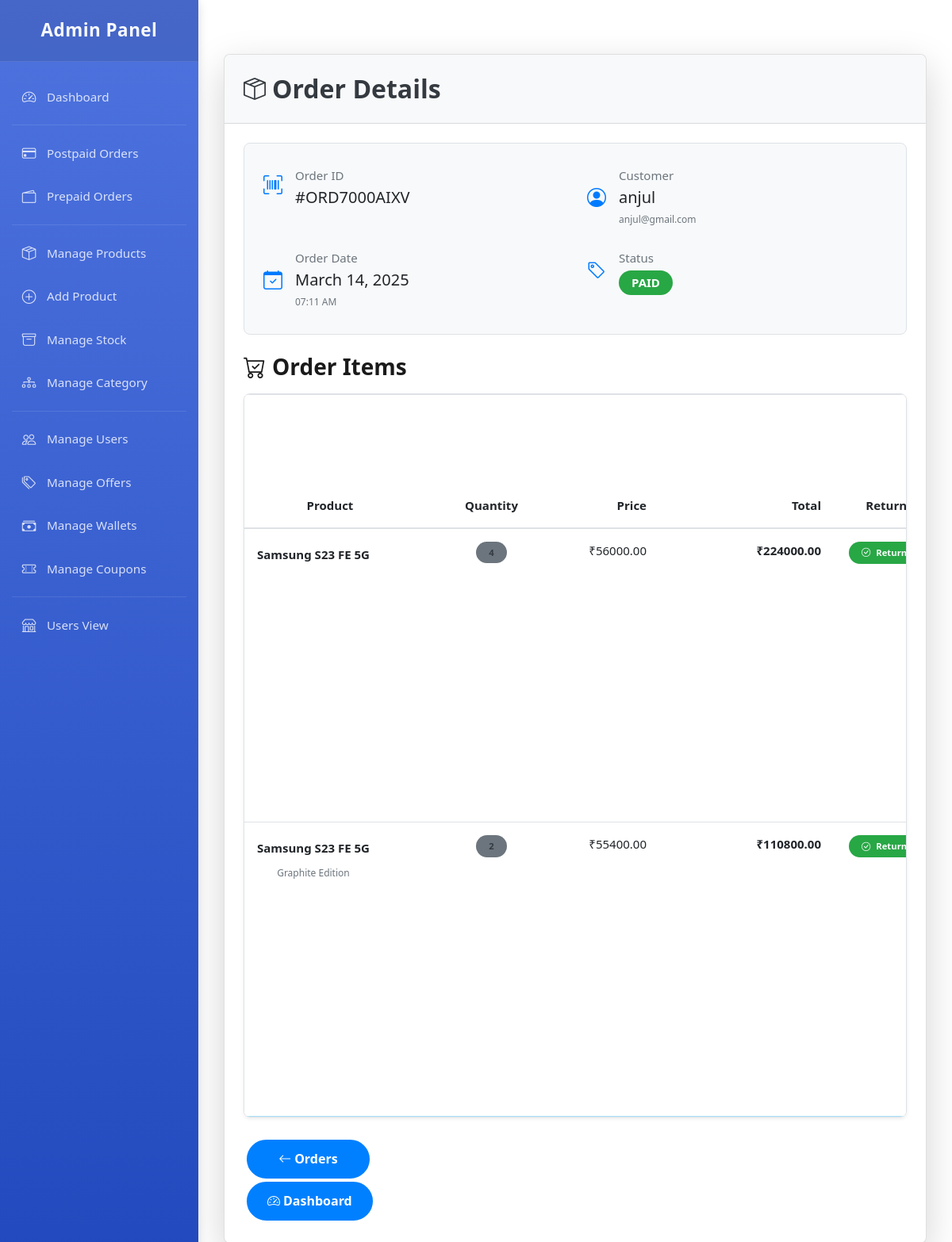
/adminpanel/paidorders/8/return/, run on the app's committed database.
### payment/models.py (models this page shows, shortened)
class PaymentOrder(models.Model):
    STATUS_CHOICES = [
        ("PENDING", "Pending"),
        ("PAID", "Paid"),
        ("FAILED", "Failed"),
        ("PROCESSED", "Processed"),
        ("SHIPPED", "Shipped"),
        ("DELIVERED", "Delivered"),
        ("RETURN_REQUESTED", "Return Requested"),
        ("RETURN_APPROVED", "Return Approved"),
        ("CANCEL_REQUESTED", "Cancel Requested"),
        ("CANCEL_APPROVED", "Cancel Approved"),
    ]
    user = models.ForeignKey(User, on_delete=models.CASCADE)
    total_price = models.DecimalField(max_digits=10, decimal_places=2)
    discounted_price = models.DecimalField(max_digits=10, decimal_places=2, default=0.00, blank=True, null=True)
    razorpay_order_id = models.CharField(max_length=100, blank=True, null=True)
    razorpay_payment_id = models.CharField(max_length=100, blank=True, null=True)
    razorpay_signature = models.CharField(max_length=255, blank=True, null=True)
    is_active = models.BooleanField(default=True)
    created_at = models.DateTimeField(auto_now_add=True)
    updated_at = models.DateTimeField(auto_now=True)
    order_unique_id = models.CharField(max_length=20, unique=True, blank=True, null=True)
    reason = models.TextField(blank=True, null=True)  # New field
    status = models.CharField(
        max_length=20,
        choices=STATUS_CHOICES,
        default="PENDING",
    )

class PaymentOrderItem(models.Model):
    order = models.ForeignKey(PaymentOrder, related_name='order_items', on_delete=models.CASCADE)
    product = models.ForeignKey(Product, on_delete=models.CASCADE,null=True,blank=True)
    quantity = models.PositiveIntegerField(default=1)
    product_variant = models.ForeignKey(ProductVariant, on_delete=models.CASCADE, null=True, blank=True)
    return_requested = models.BooleanField(default=False)  # New field
    return_approved = models.BooleanField(default=False)  # New field
    reason = models.TextField(null=True, blank=True)  # New field for return reason
    def get_total_price(self):
        if self.product_variant:
            return self.quantity * self.product_variant.price
        return self.quantity * self.product.price

### login/models.py (models this page shows, shortened)
class CustomUser(AbstractUser):
    email = models.EmailField(unique=True)
    is_blocked = models.BooleanField(default=False)  # Field to block users
    groups = models.ManyToManyField(Group, related_name="customuser_set", blank=True)
    user_permissions = models.ManyToManyField(Permission, related_name="customuser_permissions_set", blank=True)
    profile_picture = models.ImageField(upload_to='profile_pics/', max_length=255, null=True, blank=True)

### myapp/models.py (models this page shows, shortened)
class Product(models.Model):
    name = models.CharField(max_length=50)
    price = models.DecimalField(default=0,decimal_places=2,max_digits=10,null=True, blank=True)
    price_initial = models.DecimalField(default=0,decimal_places=2,max_digits=10)
    category = models.ForeignKey(Category,on_delete=models.CASCADE,default =1)
    description = models.TextField(default='', blank=True, null=True)
    image =models.ImageField(upload_to='uploads/product/', max_length=255,null=True, blank=True)
    is_popular = models.BooleanField(default =False)
    is_featured = models.BooleanField(default =False)
    is_sale = models.BooleanField(default =False)
    sale_price =  models.DecimalField(default=0,decimal_places=2,max_digits=10)
    date = models.DateField(default = datetime.datetime.today)
    rating = models.DecimalField(max_digits=2, decimal_places=1, default=3)
    is_blocked = models.BooleanField(default = False)
    stock_quantity = models.IntegerField(default=10)
    base_product_detail = models.CharField(max_length=255,null=True, blank=True)
    objects = ProductManager()

class ProductVariant(models.Model):
    product = models.ForeignKey(Product, on_delete=models.CASCADE, related_name="variants")
    name = models.CharField(max_length=100)
    price = models.DecimalField(default=0, decimal_places=2, max_digits=10)
    price_initial = models.DecimalField(default=0, decimal_places=2, max_digits=10, null=True, blank=True)  # Editable if needed
    color = models.CharField(max_length=50, null=True, blank=True)
    size = models.CharField(max_length=50, null=True, blank=True)
    stock_quantity = models.IntegerField(default=10)
    image = models.ImageField(upload_to='uploads/product_variants/', null=True, blank=True)

### adminpanel/views.py (the view)
# urls.py: path('paidorders/<int:order_id>/return/', views.paidorder_detail_admin, name='paidorder_detail_admin'),
def paidorder_detail_admin(request, order_id):
    order = get_object_or_404(PaymentOrder, id=order_id)
    order_items = order.order_items.all()
    return render(request, 'admin/paidorder_detail_admin.html', {
        'order': order,
        'order_items': order_items,
    })

### templates/admin/paidorder_detail_admin.html (shortened to what this page needs)
{% extends 'admin/admin-base.html' %}
{% block content %}
<div class="container mt-5">
    <div class="card shadow-lg rounded-3 p-0 overflow-hidden">
        <div class="card-header p-4 {% if order.status == 'RETURN_REQUESTED' %}bg-primary bg-opacity-10{% elif order.status == 'CANCEL_REQUESTED' %}bg-warning bg-opacity-10{% else %}bg-light{% endif %}">
            <h2 class="mb-0 d-flex align-items-center {% if order.status == 'RETURN_REQUESTED' %}text-primary{% elif order.status == 'CANCEL_REQUESTED' %}text-warning{% else %}text-dark{% endif %}">
                {% if order.status == "RETURN_REQUESTED" %}
                    <i class="bi bi-arrow-return-left me-2 fs-3"></i> <div style="color:white;">Return Request Verification </div>
                {% elif order.status == "CANCEL_REQUESTED" %}
                    <i class="bi bi-x-circle me-2 fs-3"></i> <div style="color:black;"> Cancel Request Verification</div>
                {% else %}
                    <i class="bi bi-box-seam me-2 fs-3"></i> Order Details
                {% endif %}
            </h2>
        </div>
        <div class="card-body p-4">
            <div class="border border-2 rounded-3 p-4 mb-4 bg-light bg-opacity-50">
                <div class="row g-3">
                    <div class="col-md-6">
                        <div class="d-flex align-items-center">
                            <div class="flex-shrink-0">
                                <i class="bi bi-upc-scan text-primary fs-4"></i>
                            </div>
                            <div class="flex-grow-1 ms-3">
                                <p class="text-muted mb-0">Order ID</p>
                                <h5 class="mb-0">#{{ order.order_unique_id }}</h5>
                            </div>
                        </div>
                    </div>
                    <div class="col-md-6">
                        <div class="d-flex align-items-center">
                            <div class="flex-shrink-0">
                                <i class="bi bi-person-circle text-primary fs-4"></i>
                            </div>
                            <div class="flex-grow-1 ms-3">
                                <p class="text-muted mb-0">Customer</p>
                                <h5 class="mb-0">{{ order.user.username }}</h5>
                                <p class="small text-muted mb-0">{{ order.user.email }}</p>
                            </div>
                        </div>
                    </div>
                    <div class="col-md-6">
                        <div class="d-flex align-items-center">
                            <div class="flex-shrink-0">
                                <i class="bi bi-calendar-check text-primary fs-4"></i>
                            </div>
                            <div class="flex-grow-1 ms-3">
                                <p class="text-muted mb-0">Order Date</p>
                                <h5 class="mb-0">{{ order.created_at|date:"F d, Y" }}</h5>
                                <p class="small text-muted mb-0">{{ order.created_at|date:"H:i A" }}</p>
                            </div>
                        </div>
                    </div>
                    <div class="col-md-6">
                        <div class="d-flex align-items-center">
                            <div class="flex-shrink-0">
                                <i class="bi bi-tag text-primary fs-4"></i>
                            </div>
                            <div class="flex-grow-1 ms-3">
                                <p class="text-muted mb-0">Status</p>
                                <h5 class="mb-0">
                                    <span class="badge {% if order.status == 'RETURN_REQUESTED' %}bg-primary{% elif order.status == 'CANCEL_REQUESTED' %}bg-warning text-dark{% else %}bg-success{% endif %} rounded-pill px-3 py-2">
                                        {{ order.status }}
                                    </span>
                                </h5>
                            </div>
                        </div>
                    </div>
                </div>
            </div>
            <h3 class="mb-3 d-flex align-items-center">
                <i class="bi bi-cart-check me-2"></i>
                <span>Order Items</span>
            </h3>
            <div class="table-responsive rounded-3 shadow-sm border">
                <table class="table table-hover mb-0">
                    <thead class="bg-dark text-white">
                        <tr>
                            <th class="py-3">Product</th>
                            <th class="py-3 text-center">Quantity</th>
                            <th class="py-3 text-end">Price</th>
                            <th class="py-3 text-end">Total</th>
                            <th class="py-3 text-center">Return Status</th>
                        </tr>
                    </thead>
                    <tbody>
                        {% for item in order_items %}
                        <tr {% if item.return_requested %}class="bg-light"{% endif %}>
                            <td class="py-3">
                                <div class="d-flex align-items-center">
                                    <div class="ms-2">
                                        <p class="fw-bold mb-0">
                                            {% if item.product_variant %}
                                                {{ item.product_variant.product.name }}
                                            {% else %}
                                                {{ item.product.name }}
                                            {% endif %}
                                        </p>
                                        <p class="text-muted mb-0 small">
                                            {% if item.product_variant %}
                                                {{ item.product_variant.name }}
                                            {% endif %}
                                        </p>
                                    </div>
                                </div>
                            </td>
                            <td class="py-3 text-center">
                                <span class="badge bg-secondary bg-opacity-10 text-dark px-3 py-2 rounded-pill">
                                    {{ item.quantity }}
                                </span>
                            </td>
                            <td class="py-3 text-end">₹{% if item.product_variant %}{{ item.product_variant.price }}{% else %}{{ item.product.price }}{% endif %}</td>
                            <td class="py-3 text-end fw-bold">₹{{ item.get_total_price }}</td>
                            <td class="py-3 text-center">
                                                    {% if item.return_approved %}
                        <span class="badge bg-success bg-opacity-75 text-white px-3 py-2 rounded-pill">
                            <i class="bi bi-check-circle me-1"></i> Return Approved
                        </span>
                    {% elif item.return_requested %}
                        <span class="badge bg-warning bg-opacity-75 text-white px-3 py-2 rounded-pill">
                            <i class="bi bi-arrow-return-left me-1"></i> Return Requested
                        </span>
                    {% else %}
                        <span class="badge bg-secondary bg-opacity-75 text-white px-3 py-2 rounded-pill">
                            <i class="bi bi-x-circle me-1"></i> No Request
                        </span>
                    {% endif %}
                            </td>
                        </tr>
                        {% endfor %}
                    </tbody>
                </table>
            </div>
            <div class="d-flex justify-content-between mt-4">
                <div>
                    <a href="{% url 'manage_paidorders' %}" class="btn btn-outline-secondary rounded-pill px-4 py-2 me-2">
                        <i class="bi bi-arrow-left me-1"></i> Orders
                    </a>
                    <a href="{% url 'paidsales_dashboard' %}" class="btn btn-outline-secondary rounded-pill px-4 py-2">
                        <i class="bi bi-speedometer2 me-1"></i> Dashboard
                    </a>
                </div>
            </div>
        </div>
    </div>
</div>
{% endblock %}

### data on the page
PaymentOrder: order_unique_id "ORD7000AIXV", user.username "anjul", user.email "anjul@gmail.com", created_at "March 14, 2025", created_at "07:11 AM", status "PAID"
PaymentOrderItem: product.name "Samsung S23 FE 5G", quantity "4", product.price "56000.00", get_total_price "224000.00", return_approved True (drawn)
PaymentOrderItem: product_variant.product.name "Samsung S23 FE 5G", product_variant.name "Graphite Edition", quantity "2", product_variant.price "55400.00", get_total_price "110800.00", return_approved True (drawn)
